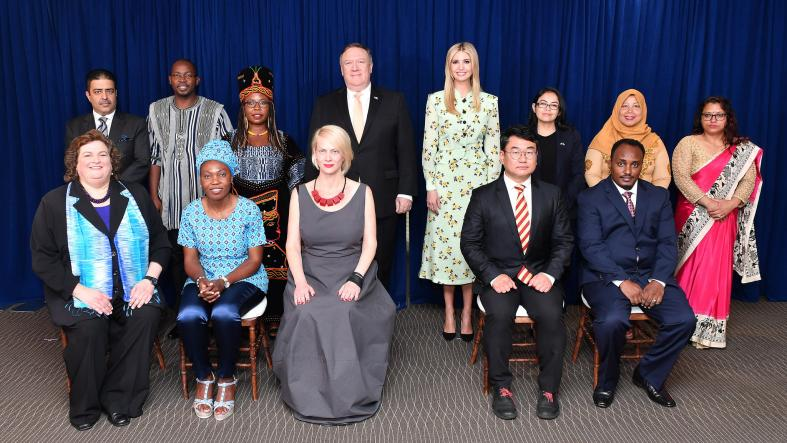
#> input picture test1.jpg, 787 x 443 px, given in place of vid, which was not available
$ python readVideoFrames.py   (Python 2 division)
#> lines starting #> are read from the running program, lines starting #| are printed output that depends on the picture; after the words box and inside, x2 and y2 are one past the last pixel; in counts of white or black regions, pixels touching at a corner belong together; pictures that were not available may be replaced by others from this repository, and a replacement may not be noted
'''
import cv2
vidcap = cv2.VideoCapture('5C 2017 SPA (JEREZ) bandera.mp4')
success,image = vidcap.read()
count = 0
success = True
while success:
  cv2.imwrite("frame%d.jpg" % count, image)     # save frame as JPEG file
  success,image = vidcap.read()
  print('Read a new frame: ', success)
  count += 1
'''

import cv2
import numpy as np
import math
from scipy import ndimage

vidcap = cv2.VideoCapture('vid')
success,image = vidcap.read()
#> image is the input picture: shape (443, 787, 3); mean B, G, R 88.8, 73.1, 76.9
count = 0
success = True

while success:
  success,image = vidcap.read()
  vidcap.set(1, count)
  #cv2.imwrite("frame%d.jpeg" % count, image)     # save frame as JPEG file
  #img_before = cv2.imread("frame%d.jpeg" % count)
  img_before = image.astype(np.uint8)

  print('Read a new frame: ', success)
#| Read a new frame:  True

  img_gray = cv2.cvtColor(img_before, cv2.COLOR_BGR2GRAY)
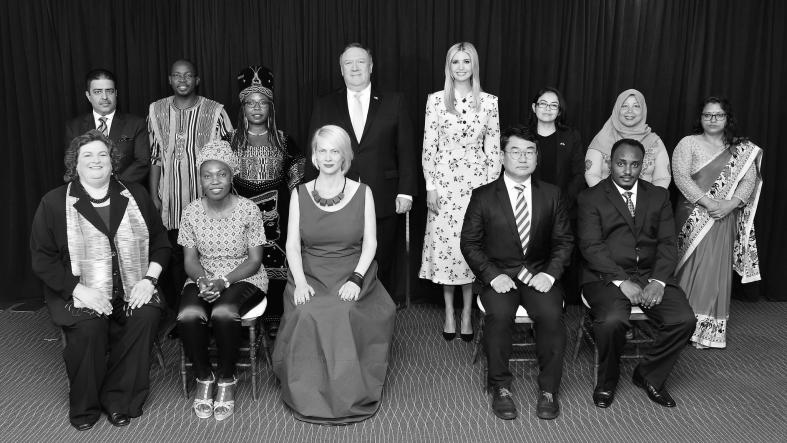
#> img_gray: shape (443, 787); min 0, max 255, mean 76
  img_edges = cv2.Canny(img_gray, 100, 100, apertureSize=3)
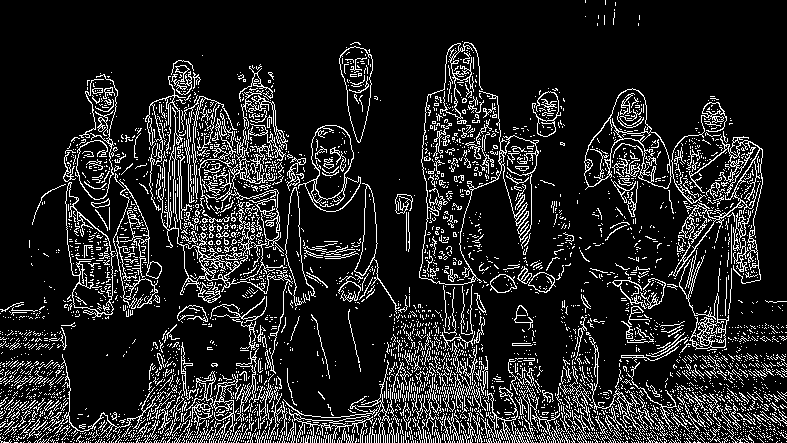
#> img_edges: shape (443, 787); 13.6% white in thin lines or dots
  lines = cv2.HoughLinesP(img_edges, 1, math.pi / 180.0, 100, minLineLength=100, maxLineGap=5)
#> lines = 37 rows, first 6: [116, 420, 225, 420], [245, 442, 708, 442], [487, 435, 610, 437], [291, 441, 532, 441], [360, 436, 481, 438], [197, 433, 327, 433]

  #angles = []

  for x1, y1, x2, y2 in lines[0]:
      cv2.line(img_before, (x1, y1), (x2, y2), (255, 0, 0), 3)
      angle = math.degrees(math.atan2(y2 - y1, x2 - x1))
#> this loop made 1 pass
#> (x1, y1, x2, y2, angle) on pass 1: (116, 420, 225, 420, 0)
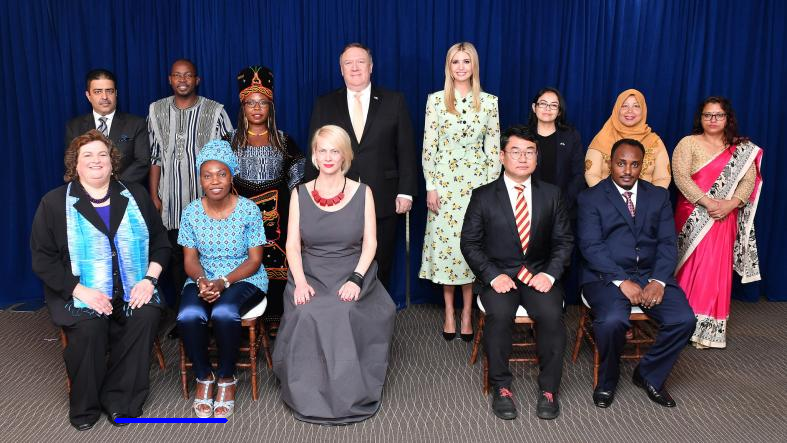
#> img_before: shape (443, 787, 3); 0.16% of pixels changed, all inside (x1, y1, x2, y2) = (114, 418, 228, 423)
      #angles.append(angle)

  #median_angle = np.median(angle)
  #img_rotated = ndimage.rotate(img_before, angle)

  print "Angle is {}".format(angle)
#| Angle is 0.0
  #cv2.imwrite('rotated.jpg', img_rotated)

  count += 10
